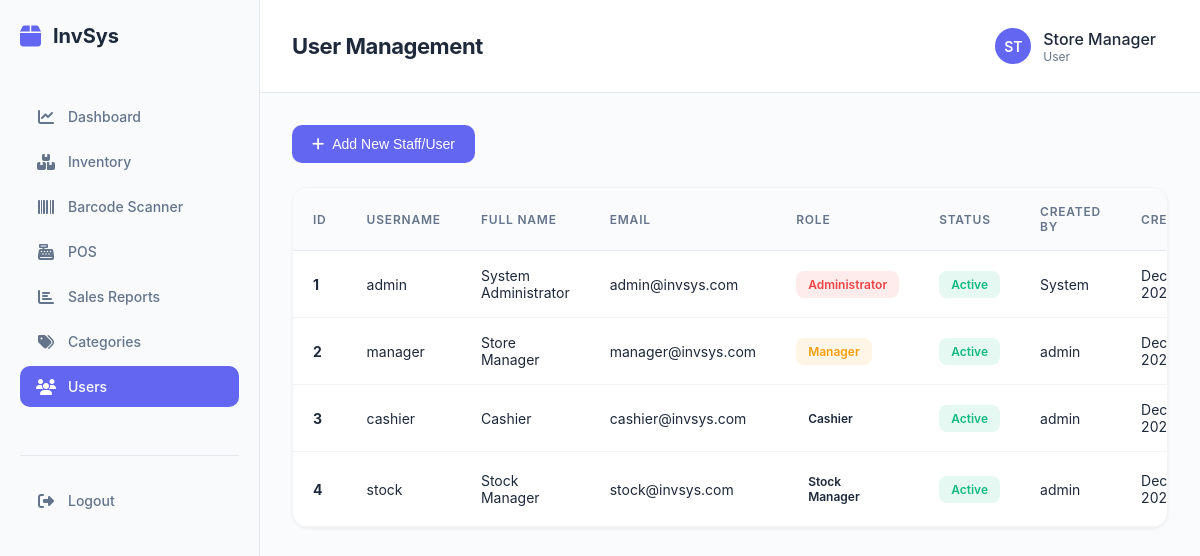
The app's page /index.php?page=users (signed in) with its own data.
### tables this page shows
CREATE TABLE users (
    id INT AUTO_INCREMENT PRIMARY KEY,
    username VARCHAR(50) NOT NULL UNIQUE,
    password VARCHAR(255) NOT NULL,
    email VARCHAR(100) NOT NULL UNIQUE,
    full_name VARCHAR(100) NOT NULL,
    role_id INT NOT NULL,
    is_active TINYINT(1) DEFAULT 1,
    created_by INT,
    created_at TIMESTAMP DEFAULT CURRENT_TIMESTAMP,
    updated_at TIMESTAMP DEFAULT CURRENT_TIMESTAMP ON UPDATE CURRENT_TIMESTAMP,
    FOREIGN KEY (role_id) REFERENCES roles(id) ON DELETE RESTRICT,
    FOREIGN KEY (created_by) REFERENCES users(id) ON DELETE SET NULL
);

CREATE TABLE roles (
    id INT AUTO_INCREMENT PRIMARY KEY,
    name VARCHAR(50) NOT NULL UNIQUE,
    display_name VARCHAR(100) NOT NULL,
    description TEXT,
    is_system TINYINT(1) DEFAULT 0,
    created_at TIMESTAMP DEFAULT CURRENT_TIMESTAMP,
    updated_at TIMESTAMP DEFAULT CURRENT_TIMESTAMP ON UPDATE CURRENT_TIMESTAMP
);

### config/auth.php (called while the page is built, shortened)
<?php
require __DIR__ . "/database.php";
function hasPermission($permission_name) {
    global $conn;
    $user_id = $_SESSION['user_id'];
    $query = "SELECT COUNT(*) as has_perm FROM users u
              JOIN role_permissions rp ON u.role_id = rp.role_id
              JOIN permissions p ON rp.permission_id = p.id
              WHERE u.id = '$user_id' AND p.name = '$permission_name'";
    $result = mysqli_query($conn, $query);
    if ($result) {
        $row = mysqli_fetch_assoc($result);
        return $row['has_perm'] > 0;
    }
    return false;
}
function isLoggedIn() {
    return isset($_SESSION['user_id']);
}
function getCurrentUser() {
    global $conn;
    $user_id = $_SESSION['user_id'];
    $query = "SELECT u.id, u.username, u.email, u.full_name, u.is_active, u.created_by,
              r.id as role_id, r.name as role, r.display_name as role_display_name
              FROM users u
              JOIN roles r ON u.role_id = r.id
              WHERE u.id = '$user_id'";
    $result = mysqli_query($conn, $query);
    if ($result && mysqli_num_rows($result) > 0) {
        return mysqli_fetch_assoc($result);
    }
    return null;
}
function canViewUsers() {
    return hasPermission('users_view');
}
function canViewCategories() {
    return hasPermission('categories_view');
}
?>

### index.php (the view, shortened to what this page needs)
<?php
require "config/database.php";
require "config/auth.php";
$current_user = getCurrentUser();
$page = isset($_GET['page']) ? $_GET['page'] : 'dashboard';
?>
<!DOCTYPE html>
<html lang="en">
<head>
    <link rel="stylesheet" href="https://cdnjs.cloudflare.com/ajax/libs/font-awesome/6.4.0/css/all.min.css">
    <link rel="stylesheet" href="assets/css/styles.css?v=<?php echo time(); ?>">
</head>
<body>
    <div class="container">
        <div class="sidebar">
            <div class="logo">
                <i class="fas fa-box"></i>
                <span>InvSys</span>
            </div>
            <ul class="nav-items">
                <li class="nav-item">
                    <a href="?page=dashboard" class="nav-link <?php echo $page === 'dashboard' ? 'active' : ''; ?>">
                        <i class="fas fa-chart-line"></i>
                        <span>Dashboard</span>
                    </a>
                </li>
                <li class="nav-item">
                    <a href="?page=inventory" class="nav-link <?php echo $page === 'inventory' ? 'active' : ''; ?>">
                        <i class="fas fa-boxes"></i>
                        <span>Inventory</span>
                    </a>
                </li>
                <li class="nav-item">
                    <a href="?page=scanner" class="nav-link <?php echo $page === 'scanner' ? 'active' : ''; ?>">
                        <i class="fas fa-barcode"></i>
                        <span>Barcode Scanner</span>
                    </a>
                </li>
                <li class="nav-item">
                    <a href="?page=pos" class="nav-link <?php echo $page === 'pos' ? 'active' : ''; ?>">
                        <i class="fas fa-cash-register"></i>
                        <span>POS</span>
                    </a>
                </li>
                <li class="nav-item">
                    <a href="?page=reports" class="nav-link <?php echo $page === 'reports' ? 'active' : ''; ?>">
                        <i class="fas fa-chart-bar"></i>
                        <span>Sales Reports</span>
                    </a>
                </li>
                <?php if (canViewCategories()): ?>
                <li class="nav-item">
                    <a href="?page=categories" class="nav-link <?php echo $page === 'categories' ? 'active' : ''; ?>">
                        <i class="fas fa-tags"></i>
                        <span>Categories</span>
                    </a>
                </li>
                <?php endif; ?>
                <?php if (canViewUsers()): ?>
                <li class="nav-item">
                    <a href="?page=users" class="nav-link <?php echo $page === 'users' ? 'active' : ''; ?>">
                        <i class="fas fa-users"></i>
                        <span>Users</span>
                    </a>
                </li>
                <?php endif; ?>
            </ul>
            <div class="sidebar-footer">
                <a href="logout.php" class="nav-link">
                    <i class="fas fa-sign-out-alt"></i>
                    <span>Logout</span>
                </a>
            </div>
        </div>
        <div class="main">
            <div class="header">
                <div class="header-title">
                    <?php
                    $titles = [
                        'dashboard' => 'Dashboard',
                        'inventory' => 'Inventory Management',
                        'scanner' => 'Barcode Scanner',
                        'pos' => 'Point of Sale',
                        'reports' => 'Sales Reports',
                        'categories' => 'Category Management',
                        'users' => 'User Management',
                        'roles' => 'Roles & Permissions'
                    ];
                    echo $titles[$page] ?? 'Dashboard';
                    ?>
                </div>
                <div class="header-actions">
                    <div class="user-profile">
                        <div class="user-avatar"><?php echo strtoupper(substr($current_user['full_name'], 0, 2)); ?></div>
                        <div>
                            <div style="font-weight: 500;"><?php echo htmlspecialchars($current_user['full_name']); ?></div>
                            <div style="font-size: 12px; color: #64748b;"><?php echo htmlspecialchars($current_user['role_display'] ?? 'User'); ?></div>
                        </div>
                    </div>
                </div>
            </div>
            <div class="content">
                <?php if ($page === 'dashboard'): ?>
                    <?php include 'views/dashboard.php'; ?>
                <?php elseif ($page === 'inventory'): ?>
                    <?php include 'views/inventory.php'; ?>
                <?php elseif ($page === 'scanner'): ?>
                    <?php include 'views/scanner.php'; ?>
                <?php elseif ($page === 'reports'): ?>
                    <?php include 'views/reports.php'; ?>
                <?php elseif ($page === 'categories' && canViewCategories()): ?>
                    <?php include 'views/categories.php'; ?>
                <?php elseif ($page === 'users' && canViewUsers()): ?>
                    <?php include 'views/users.php'; ?>
                <?php elseif ($page === 'roles' && canViewRoles()): ?>
                    <?php include 'views/roles.php'; ?>
                <?php else: ?>
                    <?php include 'views/dashboard.php'; ?>
                <?php endif; ?>
            </div>
        </div>
        </div>
</body>
</html>

### views/users.php (shortened to what this page needs)
<?php
$can_create = hasPermission('users_create');
?>
<div class="controls" style="margin-bottom: 24px;">
    <?php if ($can_create): ?>
    <button type="button" class="btn btn-primary" onclick="openUserModal()">
        <i class="fas fa-plus"></i> Add New Staff/User
    </button>
    <?php endif; ?>
</div>
<div class="table-container">
    <table>
        <thead>
            <tr>
                <th>ID</th>
                <th>Username</th>
                <th>Full Name</th>
                <th>Email</th>
                <th>Role</th>
                <th>Status</th>
                <th>Created By</th>
                <th>Created</th>
            </tr>
        </thead>
        <tbody>
            <?php
            $users_query = "SELECT u.*, r.display_name as role_display, r.name as role_name,
                           creator.username as creator_name
                           FROM users u
                           JOIN roles r ON u.role_id = r.id
                           LEFT JOIN users creator ON u.created_by = creator.id
                           ORDER BY u.id ASC";
            $users_result = mysqli_query($conn, $users_query);
            if ($users_result && mysqli_num_rows($users_result) > 0):
                while ($user = mysqli_fetch_assoc($users_result)):
                    $role_badges = [
                        'admin' => 'badge-danger',
                        'manager' => 'badge-warning',
                        'cashier' => 'badge-info',
                        'stock_manager' => 'badge-primary'
                    ];
                    $badge = $role_badges[$user['role_name']] ?? 'badge-secondary';
            ?>
                <tr>
                    <td><strong><?php echo $user['id']; ?></strong></td>
                    <td><?php echo htmlspecialchars($user['username']); ?></td>
                    <td><?php echo htmlspecialchars($user['full_name']); ?></td>
                    <td><?php echo htmlspecialchars($user['email']); ?></td>
                    <td><span class="badge <?php echo $badge; ?>"><?php echo htmlspecialchars($user['role_display']); ?></span></td>
                    <td>
                        <?php if ($user['is_active']): ?>
                            <span class="badge badge-success">Active</span>
                        <?php else: ?>
                            <span class="badge badge-danger">Inactive</span>
                        <?php endif; ?>
                    </td>
                    <td><?php echo $user['creator_name'] ? htmlspecialchars($user['creator_name']) : 'System'; ?></td>
                    <td><?php echo date('M d, Y', strtotime($user['created_at'])); ?></td>
                </tr>
            <?php
                endwhile;
            endif; ?>
        </tbody>
    </table>
</div>

### assets/css/styles.css (style rules this page uses)
* { margin: 0; padding: 0; box-sizing: border-box; }
:root { --primary: #6366f1; --primary-dark: #4f46e5; --primary-light: #a5b4fc; --success: #10b981; --danger: #ef4444; --warning: #f59e0b; --light: #fafbfc; --dark: #0f172a; --text-primary: #1e293b; --text-secondary: #64748b; --text-tertiary: #94a3b8; --border: #e5e7eb; --border-light: #f3f4f6; --card-bg: #ffffff; --shadow-sm: 0 1px 2px rgba(0, 0, 0, 0.04); --shadow: 0 1px 3px rgba(0, 0, 0, 0.06); --shadow-md: 0 4px 6px rgba(0, 0, 0, 0.05); --shadow-lg: 0 10px 15px rgba(0, 0, 0, 0.08); }
body { font-family: -apple-system, BlinkMacSystemFont, 'Inter', 'Segoe UI', sans-serif; background: var(--light); color: var(--text-primary); overflow-x: hidden; font-weight: 400; -webkit-font-smoothing: antialiased; }
.container { display: flex; height: 100vh; }
.sidebar { width: 260px; background: #f8fafc; color: var(--text-primary); padding: 24px 20px; overflow-y: auto; border-right: 1px solid var(--border); transition: all 0.3s ease; }
.logo { display: flex; align-items: center; gap: 12px; margin-bottom: 48px; font-size: 20px; font-weight: 700; color: var(--text-primary); }
.logo i { font-size: 24px; color: var(--primary); }
.nav-items { list-style: none; }
.nav-item { margin-bottom: 4px; }
.nav-link { display: flex; align-items: center; gap: 12px; padding: 12px 16px; color: var(--text-secondary); text-decoration: none; border-radius: 10px; cursor: pointer; transition: all 0.2s ease; font-size: 14px; font-weight: 500; }
.nav-link.active { background: var(--primary); color: white; }
.nav-link i { width: 20px; text-align: center; font-size: 16px; }
.sidebar-footer { margin-top: 48px; padding-top: 24px; border-top: 1px solid var(--border); }
.main { flex: 1; display: flex; flex-direction: column; overflow: hidden; }
.header { background: var(--card-bg); padding: 20px 32px; border-bottom: 1px solid var(--border); display: flex; justify-content: space-between; align-items: center; }
.header-title { font-size: 22px; font-weight: 700; color: var(--text-primary); letter-spacing: -0.02em; }
.header-actions { display: flex; gap: 20px; align-items: center; }
.user-profile { display: flex; align-items: center; gap: 12px; cursor: pointer; padding: 8px 12px; border-radius: 10px; transition: all 0.2s ease; }
.user-avatar { width: 36px; height: 36px; border-radius: 50%; background: var(--primary); display: flex; align-items: center; justify-content: center; color: white; font-weight: 600; font-size: 14px; }
.content { flex: 1; overflow-y: auto; padding: 32px; }
.controls { display: flex; gap: 12px; margin-bottom: 24px; flex-wrap: wrap; }
.btn { padding: 11px 20px; border: none; border-radius: 10px; cursor: pointer; font-size: 14px; font-weight: 500; transition: all 0.2s ease; display: inline-flex; align-items: center; gap: 8px; }
.btn-primary { background: var(--primary); color: white; }
.table-container { background: var(--card-bg); border-radius: 16px; box-shadow: var(--shadow); overflow: hidden; border: 1px solid var(--border-light); }
table { width: 100%; border-collapse: collapse; }
thead { background: var(--light); border-bottom: 1px solid var(--border); }
th { padding: 16px 20px; text-align: left; font-size: 12px; font-weight: 600; color: var(--text-secondary); text-transform: uppercase; letter-spacing: 0.8px; }
td { padding: 16px 20px; border-bottom: 1px solid var(--border-light); color: var(--text-primary); font-size: 14px; }
tbody tr { transition: all 0.15s ease; }
.badge { display: inline-flex; align-items: center; gap: 4px; padding: 6px 12px; border-radius: 8px; font-size: 12px; font-weight: 600; }
.badge-success { background: rgba(16, 185, 129, 0.1); color: var(--success); }
.badge-warning { background: rgba(245, 158, 11, 0.1); color: var(--warning); }
.badge-danger { background: rgba(239, 68, 68, 0.1); color: var(--danger); }

### records on screen
users: full_name "ST", full_name "Store Manager", id "2", username "manager", email "manager@invsys.com", role.display_name "Manager", is_active "Active", created_by.username "admin", created_at "Dec…"
users: id "1", username "admin", full_name "System Administrator", email "admin@invsys.com", role.display_name "Administrator", is_active "Active", created_at "Dec…"
users: id "3", username "cashier", full_name "Cashier", email "cashier@invsys.com", role.display_name "Cashier", is_active "Active", created_by.username "admin", created_at "Dec…"
users: id "4", username "stock", full_name "Stock Manager", email "stock@invsys.com", role.display_name "Stock Manager", is_active "Active", created_by.username "admin", created_at "Dec…"

### other values on screen
$titles[$page] "User Management"
$current_user['role_display'] "User"
